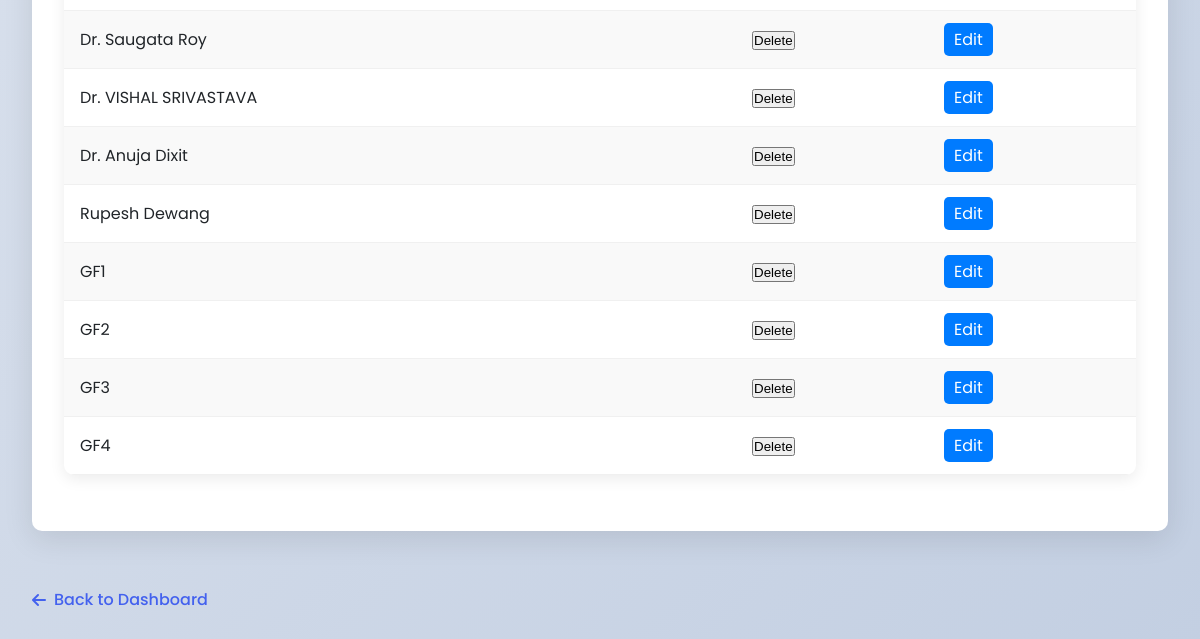
Before: /professors/1 (lower part) with the older database file.
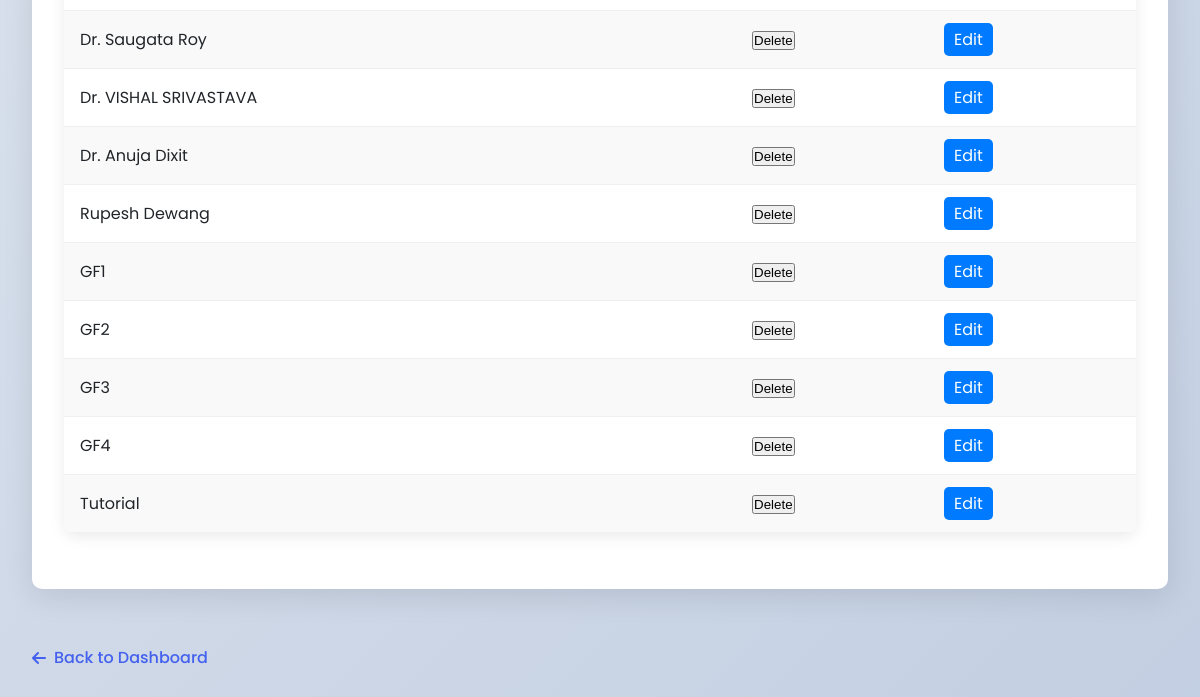
After: the same page with the newer database file.
### app.py (models this page shows)
class Professor(db.Model):
    id = db.Column(db.Integer, primary_key=True)
    name = db.Column(db.String(100), nullable=False, unique=True)
    department_id = db.Column(db.Integer, db.ForeignKey('department.id'), nullable=False)
    department = db.relationship('Department', backref=db.backref('professors', lazy=True))
    priority_classroom_1 = db.Column(db.Integer, db.ForeignKey('building.id'), nullable=True)
    priority_classroom_2 = db.Column(db.Integer, db.ForeignKey('building.id'), nullable=True)
    priority_classroom_3 = db.Column(db.Integer, db.ForeignKey('building.id'), nullable=True)

### app.py (the view, shortened to what this page needs)
@app.route('/professors/<int:department_id>',methods=['GET','POST'])
def manage_professors(department_id):
    departments=Department.query.all()
    classrooms = Building.query.all()
    professors = Professor.query.filter_by(department_id=department_id).all()
    return render_template('professors.html', professors=professors, classrooms=classrooms,departments=departments,department_id=department_id)

### templates/professors.html (shortened to what this page needs)
<!DOCTYPE html>
<html lang="en">
<head>
    <link rel="stylesheet" href="https://cdnjs.cloudflare.com/ajax/libs/font-awesome/6.0.0-beta3/css/all.min.css">
</head>
<body>
    <div class="container">
        <div class="card">
            {% if professors %}
            <table>
                <tbody>
                    {% for professor in professors %}
                    <tr>
                        <td>{{ professor.name }}</td>
                        <td>
                            <form action="{{ url_for('delete_professor', id=professor.id,department_id=department_id) }}" method="post" style="display:inline;">
                                <button type="submit" onclick="return confirm('Are you sure you want to delete {{ professor.name }}?');">
                                Delete
                                </button>
                            </form>
                        </td>
                        <td>
                            <a href="{{ url_for('edit_professor', id=professor.id) }}"
                                style="background:#007bff; color:white; padding:5px 10px; border-radius:5px; text-decoration:none;">
                                Edit
                                </a>
                        </td>
                    </tr>
                    {% endfor %}
                </tbody>
            </table>
            {% else %}
            <div style="text-align: center; padding: 2rem; color: var(--gray);">
                <i class="fas fa-chalkboard" style="font-size: 2rem; margin-bottom: 1rem;"></i>
                <p>No classrooms have been added yet. Add your first classroom above.</p>
            </div>
            {% endif %}
        </div>
        <a href="{{ url_for('index') }}" class="back-link">
            <i class="fas fa-arrow-left"></i> Back to Dashboard
        </a>
    </div>
</body>
</html>

Changed rows visible on the page:
added Professor: name "Tutorial"
